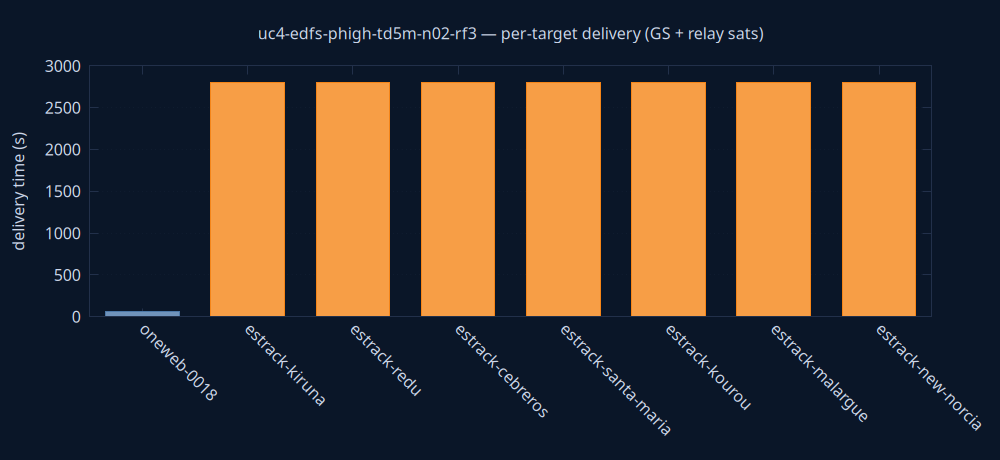

Generate this figure with gnuplot:
set terminal pngcairo size 1000,460 background rgb '#0a1628'
set output 'delivery.png'
set style fill solid 0.8
set boxwidth 0.7 relative
set border lc rgb '#22304a'
set grid ytics lc rgb '#22304a'
set yrange [0:*]
set ylabel 'delivery time (s)' textcolor rgb '#cdd7ea'
set xtics rotate by -45 textcolor rgb '#cdd7ea'
set ytics textcolor rgb '#cdd7ea'
set title 'uc4-edfs-phigh-td5m-n02-rf3 — per-target delivery (GS + relay sats)' textcolor rgb '#cdd7ea'
plot 'delivery.dat' using 0:2:3:xtic(1) with boxes lc rgb variable notitle
